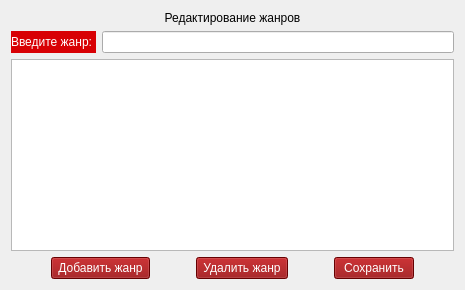
        <widget class="QWidget" name="page">
         <layout class="QVBoxLayout" name="verticalLayout_15">
          <item>
           <layout class="QHBoxLayout" name="horizontalLayout_5">
            <item>
             <widget class="QLabel" name="label_20">
              <property name="styleSheet">
               <string notr="true">font: 11pt &quot;Comic Sans MS&quot;;</string>
              </property>
              <property name="text">
               <string>Редактирование жанров</string>
              </property>
              <property name="alignment">
               <set>Qt::AlignCenter</set>
              </property>
             </widget>
            </item>
           </layout>
          </item>
          <item>
           <layout class="QHBoxLayout" name="horizontalLayout_8">
            <item>
             <widget class="QLabel" name="label_21">
              <property name="styleSheet">
               <string notr="true">background-color: rgb(216, 0, 4);
color: rgb(255, 255, 255);
font: 9pt &quot;Comic Sans MS&quot;;</string>
              </property>
              <property name="text">
               <string>Введите жанр: </string>
              </property>
             </widget>
            </item>
            <item>
             <widget class="QLineEdit" name="edit_genre"/>
            </item>
           </layout>
          </item>
          <item>
           <widget class="QTableWidget" name="table_genre"/>
          </item>
          <item>
           <layout class="QHBoxLayout" name="horizontalLayout_20">
            <item>
             <spacer name="horizontalSpacer_20">
              <property name="orientation">
               <enum>Qt::Horizontal</enum>
              </property>
              <property name="sizeHint" stdset="0">
               <size>
                <width>40</width>
                <height>20</height>
               </size>
              </property>
             </spacer>
            </item>
            <item>
             <widget class="QPushButton" name="btn_new_genre">
              <property name="styleSheet">
               <string notr="true">background-color: rgb(143, 0, 2);
font: 9pt &quot;Comic Sans MS&quot;;
color: rgb(255, 255, 255);</string>
              </property>
              <property name="text">
               <string> Добавить жанр </string>
              </property>
             </widget>
            </item>
            <item>
             <spacer name="horizontalSpacer_6">
              <property name="orientation">
               <enum>Qt::Horizontal</enum>
              </property>
              <property name="sizeHint" stdset="0">
               <size>
                <width>40</width>
                <height>20</height>
               </size>
              </property>
             </spacer>
            </item>
            <item>
             <widget class="QPushButton" name="btn_delete_genre">
              <property name="styleSheet">
               <string notr="true">background-color: rgb(143, 0, 2);
font: 9pt &quot;Comic Sans MS&quot;;
color: rgb(255, 255, 255);</string>
              </property>
              <property name="text">
               <string> Удалить жанр </string>
              </property>
             </widget>
            </item>
            <item>
             <spacer name="horizontalSpacer_21">
              <property name="orientation">
               <enum>Qt::Horizontal</enum>
              </property>
              <property name="sizeHint" stdset="0">
               <size>
                <width>40</width>
                <height>20</height>
               </size>
              </property>
             </spacer>
            </item>
            <item>
             <widget class="QPushButton" name="btn_save_genre">
              <property name="styleSheet">
               <string notr="true">background-color: rgb(143, 0, 2);
font: 9pt &quot;Comic Sans MS&quot;;
color: rgb(255, 255, 255);</string>
              </property>
              <property name="text">
               <string> Сохранить </string>
              </property>
             </widget>
            </item>
            <item>
             <spacer name="horizontalSpacer_22">
              <property name="orientation">
               <enum>Qt::Horizontal</enum>
              </property>
              <property name="sizeHint" stdset="0">
               <size>
                <width>40</width>
                <height>20</height>
               </size>
              </property>
             </spacer>
            </item>
           </layout>
          </item>
         </layout>
        </widget>
